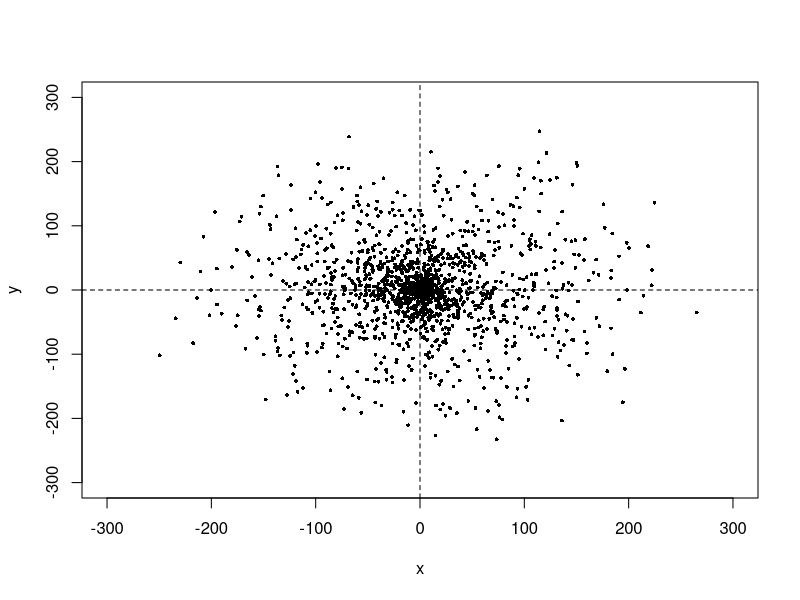

Reproduce this figure in R.
# Simulation code for comparing star and grid transect abundance estimators
# ------------------------------------------------------------------------
#
# Author: william gaeuman
# Contact: william.gaeuman@alaska.gov
# Last update: 2017-13-06
# 
# Generates fish distribution in cylindrical coordinates (r, theta, d), where
# d is depth (+) in water column and allows repeated transect sampling of 
# distribution using both Star and grid transect estimators. Both are 
# Horvitz-Thompson estimators of abundance equal to sum of reciprocals of 
# inclusion probabilities of detected fish. We expect star transect estimator 
# to perform well for radially symmetric distributions and much better than 
# grid transect estimator when distribution is highly concentrated at center,
# like the default example below, which assumes a 600 m x 600 m study area 
# containing 1,500 fish. 
#
# Yields station width W, tibble 'fish' and vectors 'star.hat' and 'grid.hat' of 
# simulated estimates.
# ----

library(tidyverse)
set.seed(20171106)


# Create distribution of N fish on square region of width W (meters) centered at (0, 0)
N <- 1500
W <- 600
r <- rbeta(N, 1, 3) * W/2
theta <- rbeta(N, 1, 1) * 2 * pi
d <- rbeta(N, 2, 2) * 40 + 10

# x, y from r, theta: need x for grid estimator and x and y for easy plotting
x <- r * cos(theta)
y <- r * sin(theta)

# Display fish distribution
plot(x, y, xlim = c(-W/2, W/2), ylim = c(-W/2, W/2), pch = 16, cex = 0.5)
abline(h=0, lty=2)
abline(v=0, lty=2)

fish <- tibble(r, theta, x, y, d)

# Calcuate Horvitz-Thompson weights as inverse of inclusion probabilities
fish <- suppressWarnings(mutate(fish, w = 0.108316 * d,
				        grid.wt = W / w, 			
				        sine = (w / 2) / r, 				
				        delta = ifelse(sine < 1, asin(sine), pi / 2),
				        star.wt = pi / (2 * delta)))  

# Functions for determining abundance estimates given grid transect location x0 and star transect angle theta0
get.grid.hat <- function(x0, W){
	smpl <- abs(fish$x - x0) < fish$w / 2
	return(sum(fish$grid.wt[smpl]))
	}

get.star.hat <- function(theta0){
	a1 <- abs(theta0 - fish$theta)
	a2 <- abs((theta0 + pi) %% (2 * pi) - fish$theta)
	smpl <- a1 < fish$delta | a1 > (2 * pi - fish$delta) | a2 < fish$delta | a2 > (2 * pi - fish$delta)
	return(sum(fish$star.wt[smpl]))
	}

# Replicate star and grid transect sampling for uniform random x0 and theta0
R <- 10000
grid.hat <- replicate(R, get.grid.hat(runif(1, -1, 1) * W / 2, W), simplify = TRUE)
star.hat <- replicate(R, get.star.hat(runif(1) * 2 * pi), simplify = TRUE) 

# Clean up
rm(N, r, theta, d, x, y, R, get.grid.hat, get.star.hat)